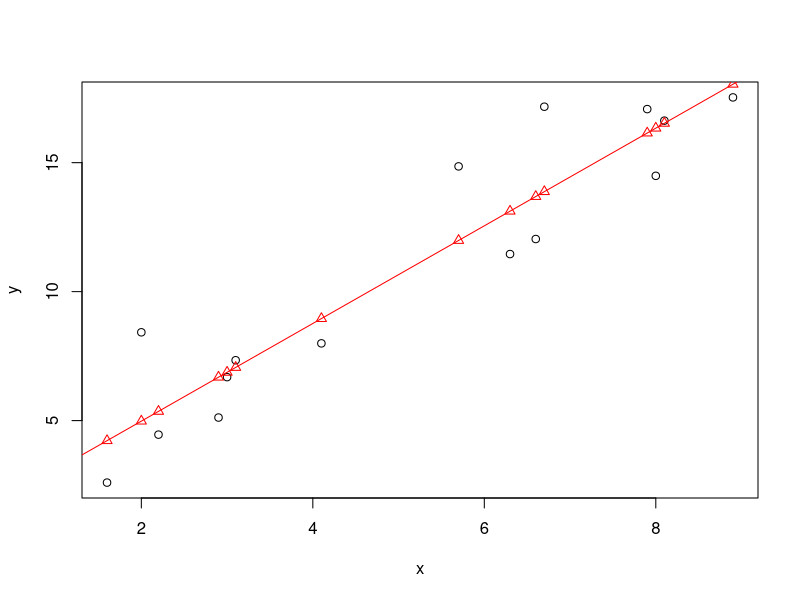

Recreate this plot in R.
png(file="solution.png")
    # use the following code as a base:
    set.seed(5)         ## for reproducible simulations 
    beta0.true <- 1    ## true parameters, intercept
    beta1.true <- 2     ## and slope
    ## observed x values:
    x <- c(2.9, 6.7, 8.0, 3.1, 2.0, 4.1, 2.2, 8.9,
            8.1, 7.9, 5.7, 1.6, 6.6, 3.0, 6.3)

    ## simulation of y values:
    y <- beta0.true + beta1.true * x + rnorm(length(x), mean = 0, sd = 2)
    x.mean <- mean(x)
    y.mean <- mean(y)

    # Use formulas from the script
    beta1.hat <- sum((x-x.mean)*(y-y.mean))/sum((x-x.mean)^2)
    beta0.hat <- y.mean - beta1.hat*x.mean
    
    y.fitted <- beta0.hat + beta1.hat*x # Make sure you choose right formula
    plot( x , y )
    # Abline your straight line with b_0 and b_1
    abline(a = beta0.hat, b = beta1.hat , col = "red") 
    # Add fitted points
    points( x, y.fitted, col = "red", pch = 2)
dev.off()
